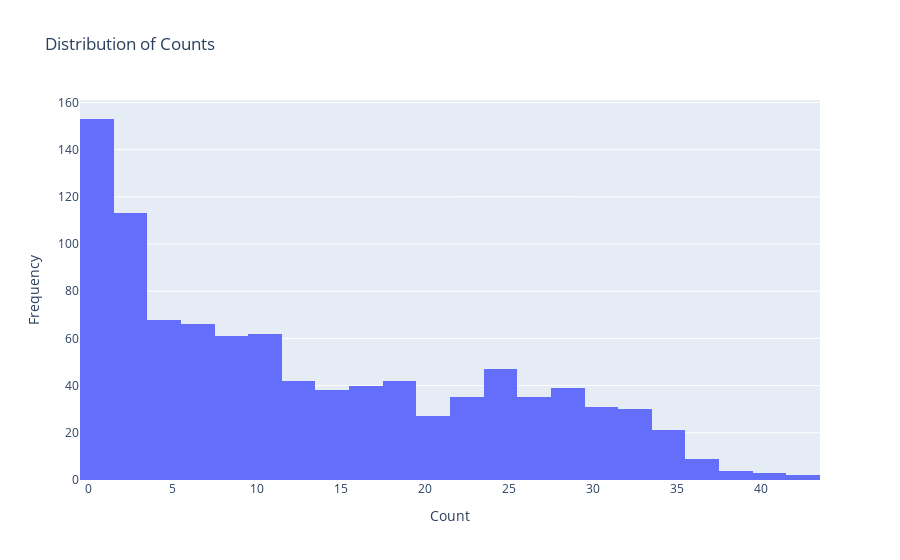

The cell this chart's notebook holds for it:
### Code cell
# Distribution of Counts:

fig = go.Figure()
fig.add_trace(go.Histogram(x=data_df["Count"], nbinsx=40, name="Counts"))
fig.update_layout(
    title_text="Distribution of Counts", xaxis_title="Count", yaxis_title="Frequency"
)
fig.show()

### Figure 1 — Plotly figure (JSON) as saved in the notebook; plotly's stock layout.template omitted (floating-point values rounded to 4 significant figures; data arrays with more than 128 entries replaced by an {"elided": "..."} marker saying what was removed)
{"data": [{"name": "Counts", "nbinsx": 40, "type": "histogram", "x": {"elided": "968 int values"}}], "layout": {"title": {"text": "Distribution of Counts"}, "xaxis": {"title": {"text": "Count"}}, "yaxis": {"title": {"text": "Frequency"}}}}
